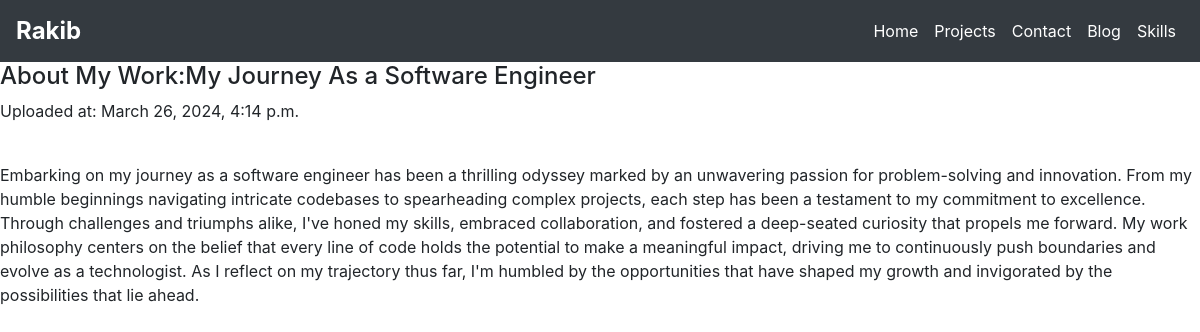
Page /blog/read_blog/1/ on the committed database.
### blog/models.py (models this page shows)
class BlogPost(models.Model):
    title =models.CharField(max_length = 100)
    sub_title = models.CharField(max_length = 100,default = '')
    content = models.TextField()
    created_at = models.DateTimeField(auto_now_add = True)

### blog/views.py (the view)
# urls.py: path('read_blog/<int:post_id>/', views.read_blog, name = 'read_blog'),
def read_blog(request,post_id):
    blog = BlogPost.objects.get(id = post_id)
    return render(request,'blog/read_blog.html',{'blog':blog})

### blog/templates/blog/read_blog.html
{% extends "base.html" %}
{% block body %}
<h4>{{blog.title}}:{{blog.sub_title}}</h4>
<p>Uploaded at: {{blog.created_at}}</p>
<br>
<p>{{blog.content}}</p>
{% endblock %}

### rows in the picture
BlogPost: title "About My Work", sub_title "My Journey As a Software Engineer", created_at "March 26, 2024, 4:14 p.m.", content "Embarking on my journey as a software engineer has been a thrilling odyssey marked by an unwavering passion for problem-solving and innovation. From my humble beginnings navigating intricate codebases to spearheading complex projects, each step has been a testament to my commitment to excellence. Through challenges and triumphs alike, I've honed my skills, embraced collaboration, and fostered a deep-seated curiosity that propels me forward. My work philosophy centers on the belief that every line of code holds the potential to make a meaningful impact, driving me to continuously push boundaries and evolve as a technologist. As I reflect on my trajectory thus far, I'm humbled by the…"
